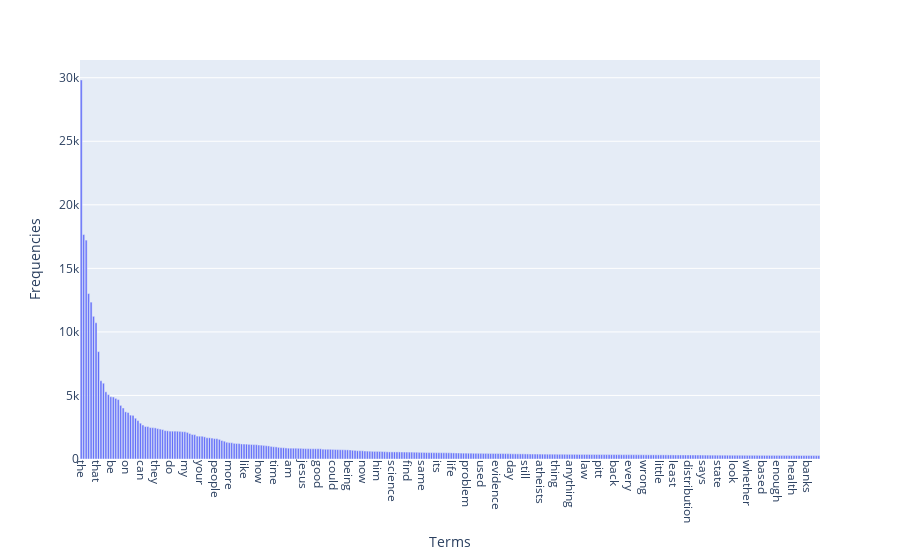

Here is the notebook cell this chart was saved with:
### Markdown cell above
### >>> **Exercise 15 (take home):** 
Additionally, you can attempt to sort the terms on the `x-axis` by frequency instead of in alphabetical order. This way the visualization is more meaninfgul and you will be able to observe the so called [long tail](https://en.wikipedia.org/wiki/Long_tail) (get familiar with this term since it will appear a lot in data mining and other statistics courses). see picture below

![alt txt](https://upload.wikimedia.org/wikipedia/commons/thumb/8/8a/Long_tail.svg/1000px-Long_tail.svg.png)

### Code cell
# Answer here
sorted_terms = [term for _, term in sorted(zip(term_frequencies, count_vect.get_feature_names_out()), reverse=True)]
sorted_frequencies = sorted(term_frequencies, reverse=True)

data = {
    'Terms': sorted_terms[0:300],
    'Frequencies': sorted_frequencies[0:300]
}
df = pd.DataFrame(data)

fig = plot_ex.bar(df, x='Terms', y='Frequencies')
fig.update_xaxes(tickangle=90)

fig.show()

### Figure 1 — Plotly figure (JSON) as saved in the notebook; plotly's stock layout.template omitted (floating-point values rounded to 4 significant figures; data arrays with more than 128 entries replaced by an {"elided": "..."} marker saying what was removed)
{"data": [{"alignmentgroup": "True", "hovertemplate": "Terms=%{x}<br>Frequencies=%{y}<extra></extra>", "legendgroup": "", "marker": {"color": "#636efa", "pattern": {"shape": ""}}, "name": "", "offsetgroup": "", "orientation": "v", "showlegend": false, "textposition": "auto", "type": "bar", "x": {"elided": "300 str values"}, "xaxis": "x", "y": {"elided": "300 int values"}, "yaxis": "y"}], "layout": {"barmode": "relative", "legend": {"tracegroupgap": 0}, "margin": {"t": 60}, "xaxis": {"anchor": "y", "domain": [0, 1], "tickangle": 90, "title": {"text": "Terms"}}, "yaxis": {"anchor": "x", "domain": [0, 1], "title": {"text": "Frequencies"}}}}
